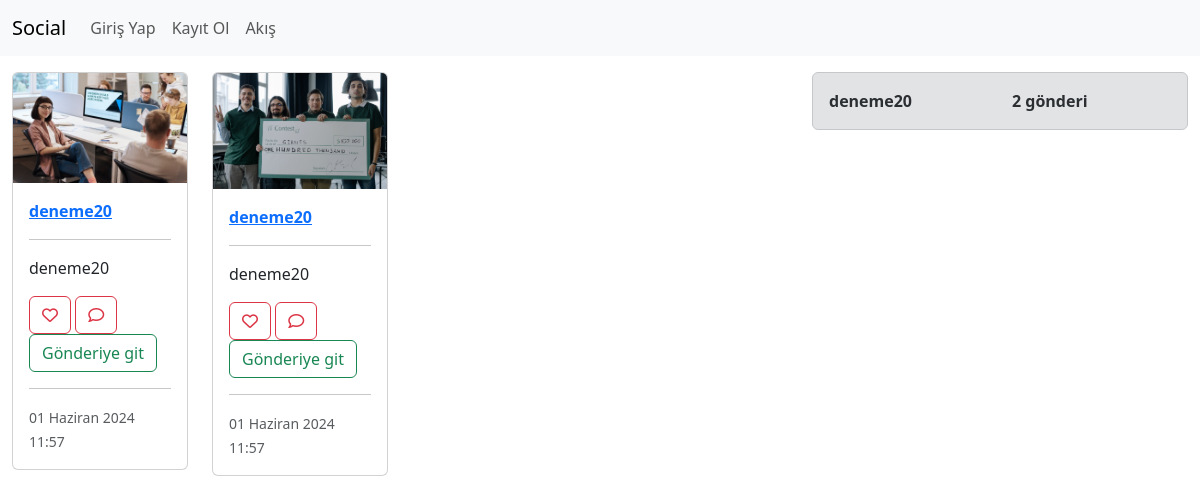
Screenshot of /posts/profile/24/ with the database file from the repository.
### postplatform/models.py (models this page shows, shortened)
class Posts(models.Model):
    image = models.FileField(upload_to='user_posts_file', default="")
    description =  models.CharField(max_length=100)
    date = models.DateTimeField(auto_now=True)
    isActive = models.BooleanField(default=True)
    user = models.ForeignKey(User, default=1, on_delete=models.CASCADE)

### postplatform/views.py (the view)
# urls.py: path('profile/<int:user_id>/', views.profile_view, name="profile_view"),
def profile_view(request, user_id):
    profile_user = get_object_or_404(User, id=user_id)
    posts = Posts.objects.filter(user=profile_user)
    return render(request, "postplatform/profileview.html", {
        'profile_user': profile_user,
        'posts':posts,
    })

### postplatform/templates/postplatform/profileview.html (shortened to what this page needs)
{% extends "base.html" %}
{% load static %}
{% block css_files %}
    <link href="https://cdn.jsdelivr.net/npm/bootstrap@5.3.3/dist/css/bootstrap.min.css" rel="stylesheet">
    <link rel="stylesheet" href="https://cdnjs.cloudflare.com/ajax/libs/font-awesome/6.5.2/css/all.min.css" />
    <link rel="stylesheet" href="{% static 'css/style.css' %}">
{% endblock  %}
{% block content %}
    <div class="container-fluid">
        <div class="row mt-3">
            <div class="col-md-8">
                <div class="row">
                    {% for post in posts %}
                        <div class="col-3">
                            {% include "postplatform/partials/_postcard.html" %}
                        </div>
                    {% endfor %}
                </div>
            </div>
            <div class="col-md-4">
                {% include "postplatform/partials/_profile-box.html" %}
            </div>
        </div>
    </div>
{% endblock  %}

### templates/base.html (shortened to what this page needs)
<!DOCTYPE html>
<html lang="en">
<head>
    {% block css_files %}{% endblock  %}
</head>
<body>
    {% include "partials/_navbar.html" %}
    {% block content %}{% endblock  %}
</body>
</html>

### templates/partials/_navbar.html (shortened to what this page needs)
{% load static %}
<nav class="navbar navbar-expand-lg bg-body-tertiary">
    <div class="container-fluid">
      <a class="navbar-brand" href="#">Social</a>
      <div class="collapse navbar-collapse" id="navbarNav">
        <ul class="navbar-nav me-2">
          {% if user.is_authenticated %}
            <li class="nav-item">
              <a class="nav-link" href="{% url 'create_post' %}">Post oluştur</a>
            </li>
            <li class="nav-item">
              <a class="nav-link" href="{% url 'user_logout' %}">Çıkış</a>
            </li>
          {% else %}
            <li class="nav-item">
              <a class="nav-link" href="{% url 'user_login' %}">Giriş Yap</a>
            </li>
            <li class="nav-item">
              <a class="nav-link" href="{% url 'user_register' %}">Kayıt Ol</a>
            </li>
          {% endif %}
          {% if user.is_authenticated %}
            <li class="nav-item">
              <a class="nav-link" href="{% url 'account_index' %}">Akış</a>
            </li>
          {% else %}
            <li class="nav-item">
              <a class="nav-link" href="{% url 'index' %}">Akış</a>
            </li>
          {% endif %}
        </ul>
      </div>
    </div>
  </nav>

### postplatform/templates/postplatform/partials/_postcard.html (shortened to what this page needs)
{% load static %}
<div class="card mb-3">
    {% if post.image.url|slice:"-4:" == ".mp4" %}
      <video controls class="card-img-top img-fluid">
          <source src="{{ post.image.url }}" type="video/mp4">
          Tarayıcınız video etiketini desteklemiyor.
      </video>
    {% else %}
      <img src="{{ post.image.url }}" class="card-img-top img-fluid" alt="...">
    {% endif %}
    <div class="card-body">
      <p><strong><a href="{% url 'profile_view' post.user.id %}">{{ post.user.username }}</a></strong></p>
      <hr>
      <p class="card-text">{{ post.description }}</p>
      <button class="btn btn-outline-danger"><i class="fa-regular fa-heart"></i></button>
      <button class="btn btn-outline-danger"><i class="fa-regular fa-comment"></i></button>
      <a href="{% url 'post_detail' post.id %}" class="btn btn-outline-success">Gönderiye git</a>
      <hr>
      <p class="card-text"><small class="text-body-secondary">{{ post.date }}</small></p>
    </div>
  </div>

### postplatform/templates/postplatform/partials/_profile-box.html (shortened to what this page needs)
{% load static %}
{% block css_files %}
    <link href="https://cdn.jsdelivr.net/npm/bootstrap@5.3.3/dist/css/bootstrap.min.css" rel="stylesheet">
    <link rel="stylesheet" href="https://cdnjs.cloudflare.com/ajax/libs/font-awesome/6.5.2/css/all.min.css" />
    <link rel="stylesheet" href="{% static 'css/style.css' %}">
{% endblock  %}
<div class="container alert alert-secondary">
    <div class="row profile-row d-flex flex-row align-items-center">
        <div class="col-md-6">
            <strong>{{ profile_user.username }}</strong>
        </div>
        <div class="col-md-6">
            <strong>{{ posts.count }} gönderi</strong>
        </div>
    </div>
</div>

### rows the page displays
Posts: image (picture), user.username "deneme20", description "deneme20", date "01 Haziran 2024 11:57"
Posts: image (picture), user.username "deneme20", description "deneme20", date "01 Haziran 2024 11:57"

### other values shown
{{ profile_user.username }} "deneme20"
{{ posts.count }} "2"
